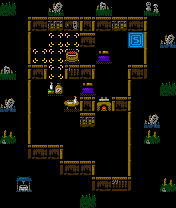

Rendered tile map (Tiled .tmx) drawn with the repository's tilesets; below, a short description and the full map source, tile grids included:
An orthogonal 11x13 tile map with 16x16 px tiles, 6 tile layers (bkgs, gates, walls, enemies, ...), 6 tilesets.

<map version="1.10" tiledversion="1.12.2" orientation="orthogonal" renderorder="left-down" width="11" height="13" tilewidth="16" tileheight="16" infinite="0" nextlayerid="15" nextobjectid="1">
 <editorsettings>
  <export target="map_19.json" format="json" />
 </editorsettings>
 <tileset firstgid="1" source="bkgs.tsx" />
 <tileset firstgid="19" source="gates.tsx" />
 <tileset firstgid="37" source="walls.tsx" />
 <tileset firstgid="91" source="enemies.tsx" />
 <tileset firstgid="115" source="items.tsx" />
 <tileset firstgid="133" source="blocks.tsx" />
 <layer id="12" name="bkgs" width="11" height="13">
  <data encoding="csv">
0,0,0,0,0,0,0,0,0,0,0,
0,0,0,0,0,0,0,0,0,0,0,
0,0,0,0,0,0,0,0,0,0,0,
0,0,0,0,0,0,0,0,0,0,0,
0,0,0,0,0,0,0,0,0,0,0,
0,0,0,0,0,0,0,0,0,0,0,
0,0,0,0,0,0,0,0,0,0,0,
0,0,0,0,0,0,0,0,0,0,0,
0,0,0,0,0,0,0,0,0,0,0,
0,0,0,0,0,0,0,0,0,0,0,
0,0,0,0,0,0,0,0,0,0,0,
0,0,0,0,0,0,0,0,0,0,0,
0,0,0,0,0,0,0,0,0,0,0
</data>
 </layer>
 <layer id="13" name="gates" width="11" height="13">
  <data encoding="csv">
0,0,0,0,0,0,0,0,0,0,0,
0,0,0,0,0,0,0,0,0,0,0,
0,0,0,22,22,0,0,0,20,0,0,
0,0,22,22,22,0,0,0,0,0,0,
0,0,0,22,0,0,0,0,0,0,0,
0,0,0,0,0,0,0,0,0,0,0,
0,0,0,0,0,0,0,0,0,0,0,
0,0,0,0,0,0,0,0,0,0,0,
0,0,0,0,0,0,0,0,0,0,0,
0,0,0,0,0,0,0,0,0,0,0,
0,0,0,0,0,0,0,0,0,0,0,
0,0,0,0,0,0,0,0,0,0,0,
0,0,0,0,0,0,0,0,0,0,0
</data>
 </layer>
 <layer id="1" name="walls" width="11" height="13">
  <data encoding="csv">
47,0,0,39,0,0,40,0,0,43,0,
0,72,68,70,69,83,68,70,68,75,0,
0,73,0,0,0,68,0,0,0,76,49,
0,73,0,0,0,0,0,0,0,76,0,
40,72,78,0,81,78,0,0,79,77,0,
0,73,0,0,0,0,0,0,76,0,47,
49,73,0,0,0,83,0,79,75,0,0,
0,73,0,0,0,70,0,0,76,49,0,
44,73,0,0,0,0,0,0,76,44,0,
0,74,68,78,0,0,0,0,76,0,0,
0,0,0,74,68,78,0,0,76,0,0,
0,55,0,0,0,74,68,71,77,0,44,
0,0,0,0,0,47,0,0,0,0,0
</data>
 </layer>
 <layer id="10" name="enemies" width="11" height="13">
  <data encoding="csv">
0,0,0,0,0,0,0,0,0,0,0,
0,0,0,0,0,0,0,0,0,0,0,
0,0,0,0,0,0,0,0,0,0,0,
0,0,0,0,0,0,0,0,0,0,0,
0,0,0,0,0,0,0,0,0,0,0,
0,0,0,0,0,0,0,0,0,0,0,
0,0,0,0,0,0,0,0,0,0,0,
0,0,0,0,0,0,0,0,0,0,0,
0,0,0,0,0,0,0,0,0,0,0,
0,0,0,0,0,0,0,0,0,0,0,
0,0,0,0,0,0,0,0,0,0,0,
0,0,0,0,0,0,0,0,0,0,0,
0,0,0,0,0,0,0,0,0,0,0
</data>
 </layer>
 <layer id="11" name="items" width="11" height="13">
  <data encoding="csv">
0,0,0,0,0,0,0,0,0,0,0,
0,0,0,0,0,0,0,0,0,0,0,
0,0,0,0,0,0,0,0,0,0,0,
0,0,0,0,0,0,0,0,0,0,0,
0,0,0,0,0,0,0,0,0,0,0,
0,0,0,0,0,0,0,0,0,0,0,
0,0,0,0,0,0,0,0,0,0,0,
0,0,0,0,0,0,0,0,0,0,0,
0,0,0,0,0,0,0,0,0,0,0,
0,0,0,0,0,0,0,0,0,0,0,
0,0,0,0,0,0,0,0,0,0,0,
0,0,0,0,0,0,0,0,0,0,0,
0,0,0,0,0,0,0,0,0,0,0
</data>
 </layer>
 <layer id="14" name="blocks" width="11" height="13">
  <data encoding="csv">
0,0,0,0,0,0,0,0,0,0,0,
0,0,0,0,0,0,0,0,0,0,0,
0,0,0,0,0,0,0,0,0,0,0,
0,0,0,0,141,0,137,0,0,0,0,
0,0,0,0,0,0,0,0,0,0,0,
0,0,0,139,0,137,0,0,0,0,0,
0,0,0,0,138,0,140,0,0,0,0,
0,0,0,0,0,0,0,0,0,0,0,
0,0,0,0,0,0,0,0,0,0,0,
0,0,0,0,0,0,0,0,0,0,0,
0,0,0,0,0,0,0,0,0,0,0,
0,0,0,0,0,0,0,0,0,0,0,
0,0,0,0,0,0,0,0,0,0,0
</data>
 </layer>
</map>
